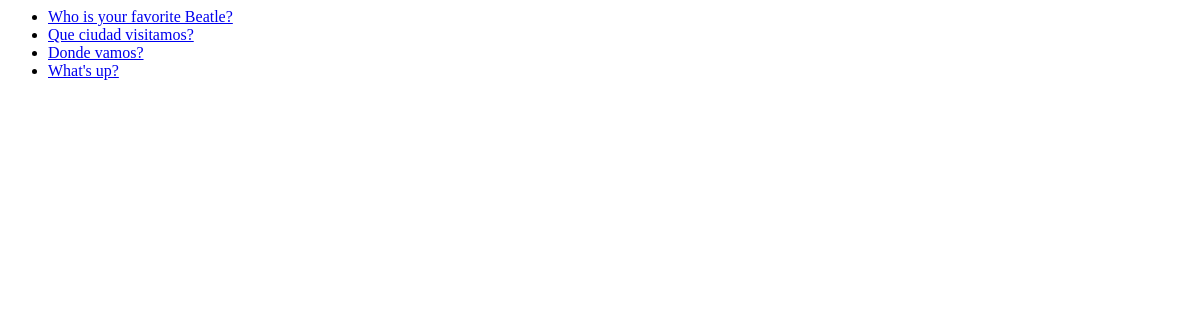
/polls/, run on an earlier commit of the app's database.
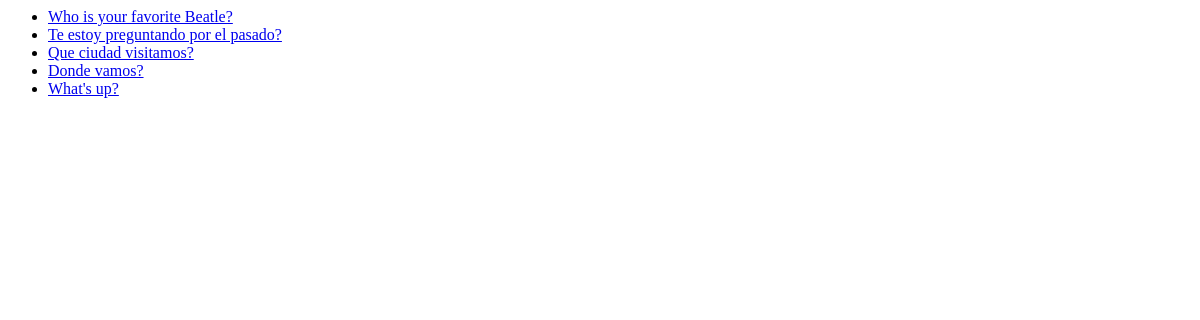
And on a later commit of the database.
### polls/models.py (models this page shows, shortened)
class Question(models.Model):
    question_text = models.CharField(max_length=200)
    pub_date = models.DateTimeField('date published')
    def was_published_recently(self):
        now = timezone.now()
        return now - datetime.timedelta(days=1) <= self.pub_date <= now
    was_published_recently.admin_order_field = 'pub_date'
    was_published_recently.boolean = True
    was_published_recently.short_description = 'Published recently?'

### polls/views.py (the view)
class IndexView(generic.ListView):
    template_name = 'polls/index.html'
    context_object_name = 'latest_question_list'
    def get_queryset(self):
        now = timezone.now()
        return Question.objects.filter(
            pub_date__lte = now
        ).order_by('-pub_date')[:5]

### polls/templates/polls/index.html
{% if latest_question_list %}
    <ul>
    {% for question in latest_question_list %}
        <li><a href="{% url 'polls:detail' question.id %}">{{ question.question_text }}</a></li>
    {% endfor %}
    </ul>
{% else %}
    <p>No polls are available.</p>
{% endif %}

What changed in the data, as far as the page shows it:
added Question: question_text "Te estoy preguntando por el pasado?"
